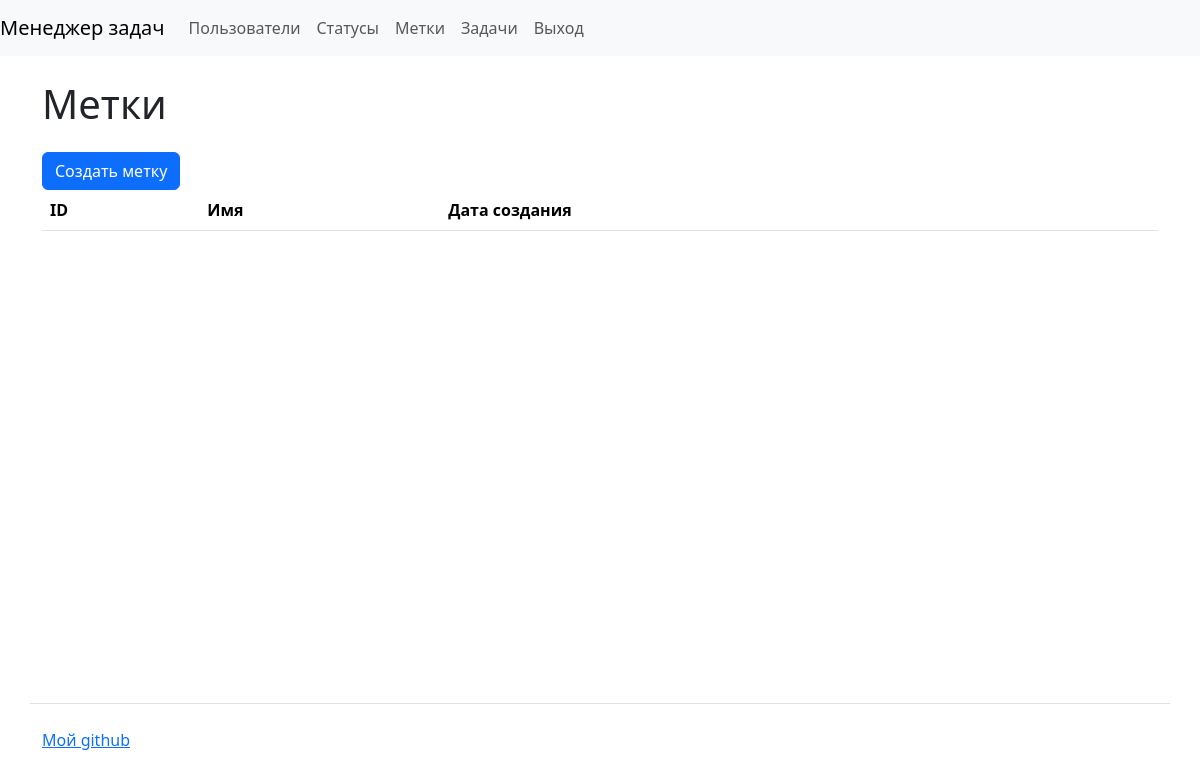
/labels/ (signed in), run on an earlier commit of the app's database.
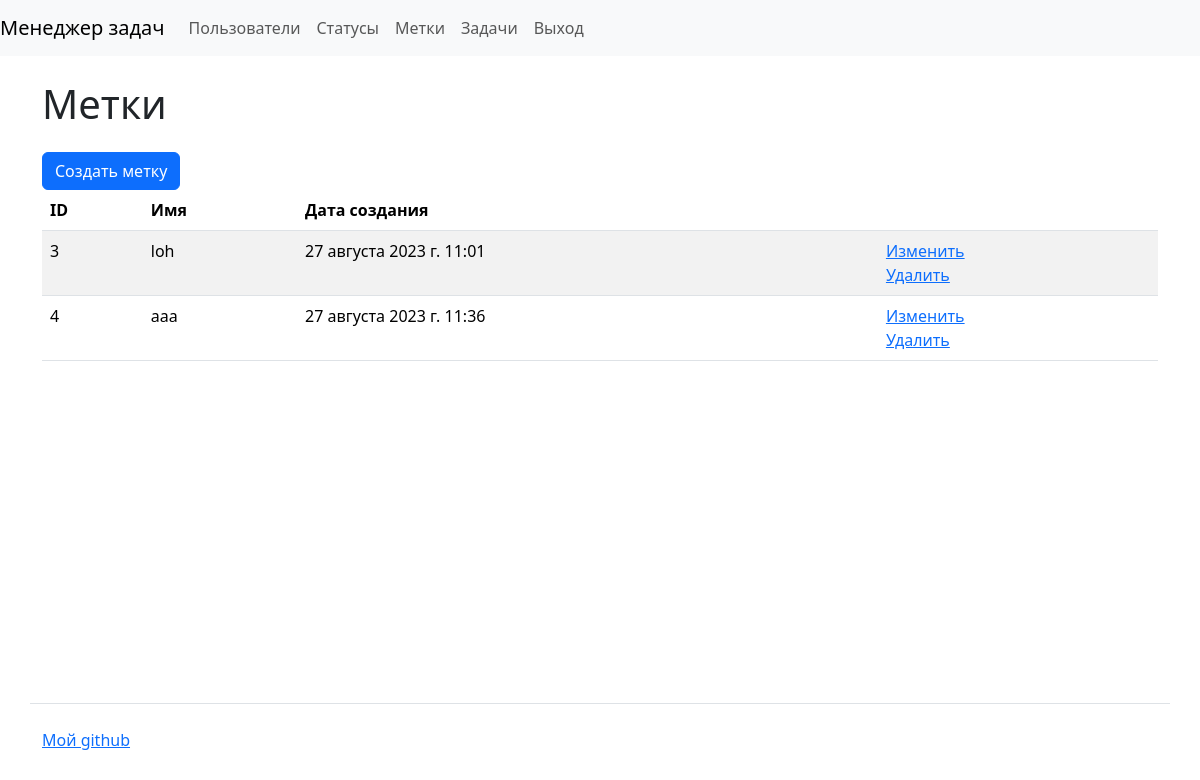
And on a later commit of the database.
### labels/models.py (models this page shows, shortened)
class Labels(models.Model):
    name = models.CharField(max_length=100, unique=True, verbose_name=_("Name"))
    created_at = models.DateTimeField(auto_now_add=True)

### labels/views.py (the view)
# urls.py: path('', views.IndexView.as_view(), name='labels'),
class IndexView(CustomLoginRequiredMixin, ListView):
    model = Labels
    template_name = 'labels/index.html'
    context_object_name = 'labels'

### templates/labels/index.html (shortened to what this page needs)
{% extends "base.html" %}
{% load i18n %}
{% block content %}
<h1 class="my-4">{% trans "Labels" %}</h1>
    <a class="btn btn-primary" href="{% url 'create_label' %}">{% trans "Create a label" %}</a>
    <table class="table table-striped">
      <thead>
        <tr>
          <th>ID</th>
          <th>{% trans "Name" %}</th>
          <th>{% trans "Date of creation" %}</th>
          <th></th>
        </tr>
      </thead>
      <tbody>
        {% for label in labels %}
          <tr>
            <td>{{label.pk}}</td>
            <td>{{label.name}}</td>
            <td>{{label.created_at}}</td>
            <td>
              <a href="{% url 'update_label' label.pk %}">{% trans "To change" %}</a>
              <br>
              <a href="{% url 'delete_label' label.pk %}">{% trans "Remove" %}</a>
            </td>
          </tr>
          {% endfor %}
          </tbody>
    </table>
{% endblock %}

What changed in the data, as far as the page shows it:
added Labels: pk "3", name "loh", created_at "27 августа 2023 г. 11:01"
added Labels: pk "4", name "aaa", created_at "27 августа 2023 г. 11:36"
